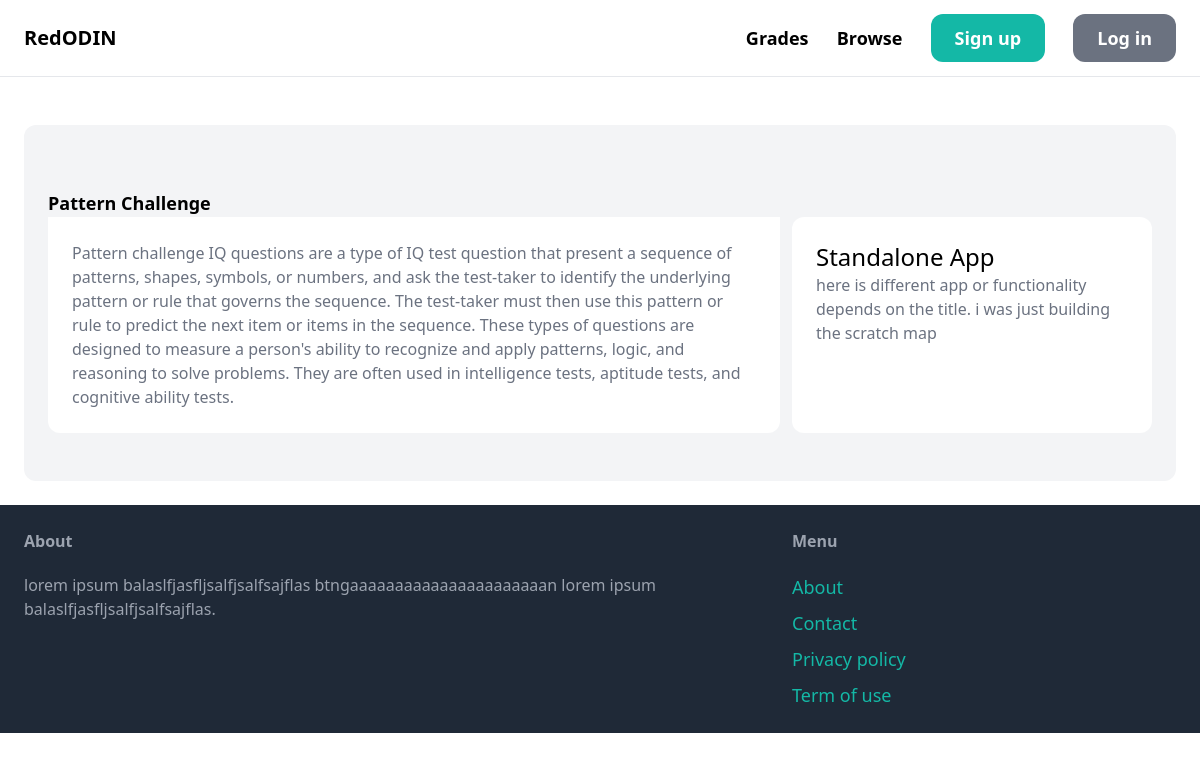
Page /item/1 on the committed database.
### item/models.py (models this page shows, shortened)
class Item(models.Model):
    category = models.ForeignKey(Category, on_delete=models.CASCADE)
    name = models.CharField(max_length=255)
    description = models.TextField(blank=True , null=True)
    category = models.ForeignKey(Category, on_delete=models.CASCADE)
    created_at = models.DateTimeField(auto_now_add=True)
    created_by = models.ForeignKey(User, related_name='items', on_delete=models.CASCADE)
    is_Finished = models.BooleanField(default=False)
    class Meta:
        ordering = ['name']

### item/views.py (the view)
# urls.py: path('<int:pk>', views.detail, name='detail'),
def detail(request, pk):
    item = get_object_or_404(Item, pk=pk)
    return render(request, 'item/detail.html',
                  {'item': item}
                  )

### item/Templates/item/detail.html (shortened to what this page needs)
{% extends 'core/base.html'%}
{% block content %}
    <div class="mt-6 px-6 py-12 bg-gray-100 rounded-xl">
        <div class="mt-4">
                    <h2 class="text-lg font-semibold hover:text-gray-500">  {{item.name}} <h2>
        </div>
        <div class="grid grid-cols-3 gap-3">
            <div class="col-span-2">
                <div class="p-6 bg-white rounded-b-xl">
                    <p class="text-gray-500">{{item.description}}</p>
                </div>
            </div>
                <div class="p-6 bg-white rounded-xl">
                    <h2 class="text-2xl">Standalone App</h2>
                    <p class="text-gray-500">here is different app or functionality depends on the title. i was just building the scratch map</p>
                </div>
        </div>
    </div>
{% endblock %}

### rows in the picture
Item: name "Pattern Challenge", description "Pattern challenge IQ questions are a type of IQ test question that present a sequence of patterns, shapes, symbols, or numbers, and ask the test-taker to identify the underlying pattern or rule that governs the sequence. The test-taker must then use this pattern or rule to predict the next item or items in the sequence. These types of questions are designed to measure a person's ability to recognize and apply patterns, logic, and reasoning to solve problems. They are often used in intelligence tests, aptitude tests, and cognitive ability tests."
